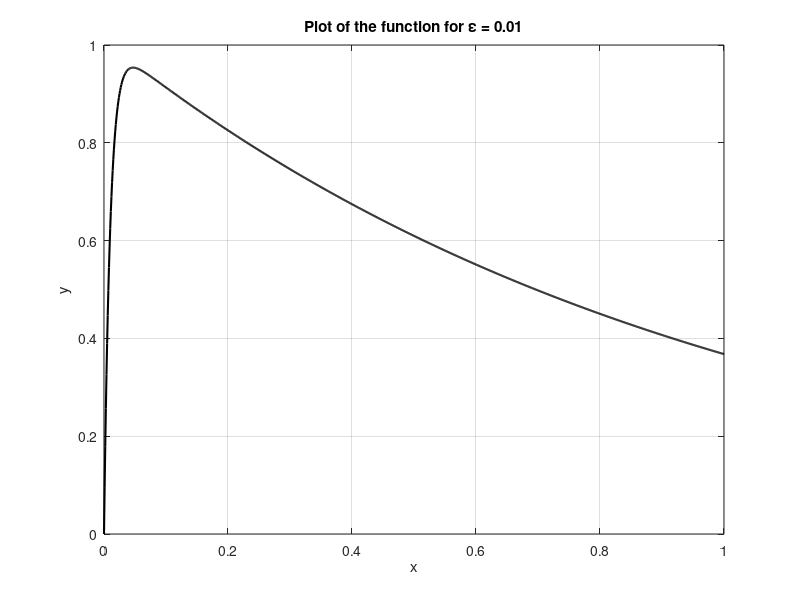

Here is the MATLAB script that generated this plot:
%{
epsilon = 0.001;
x = linspace(0, 1, 1000); 

y_exact = exact_solution(epsilon, x);

Y0 = @(X, x) exp(-x) - exp(x).*exp(-X);
y_approx1 = Y0(x/epsilon, x);

y_approx2 = exp(-x) - exp(-x/epsilon);

figure;
plot(x, y_exact-y_approx1, '--r', 'LineWidth', 1); hold on;
plot(x, y_exact-y_approx2, ':b', 'LineWidth', 1);
legend('Y0 Difference ', 'In-class Difference');
xlabel('x');
ylabel('y');
title(['Difference of Solutions for \epsilon = ', num2str(epsilon)]);
grid on;


function y = exact_solution(epsilon, x)
    % Characteristic equation roots
    r = roots([epsilon, 1, 1]);
    
    % Using boundary conditions
    % y(0) = 0 => C1 + C2 = 0 => C2 = -C1
    % y(1) = 1/e => C1(e^{r1} - e^{r2}) = 1/e
    C1 = exp(-1)/(exp(r(1)) - exp(r(2)));
    C2 = -C1;

    y = C1 * exp(r(1)*x) + C2 * exp(r(2)*x);
end
%}

epsilon = 0.01; 
x = linspace(0, 1, 1000); 

y = (1/exp(1)) * (exp(x*sqrt(1-4*epsilon)/epsilon) - 1) ./ (exp(sqrt(1-4*epsilon)/epsilon) - 1) .* exp(((1-x)*(sqrt(1-4*epsilon) +1) ) / (2*epsilon));

figure;
plot(x, y, 'k', 'LineWidth', 1.5);
xlabel('x');
ylabel('y');
title(['Plot of the function for \epsilon = ', num2str(epsilon)]);
grid on;




